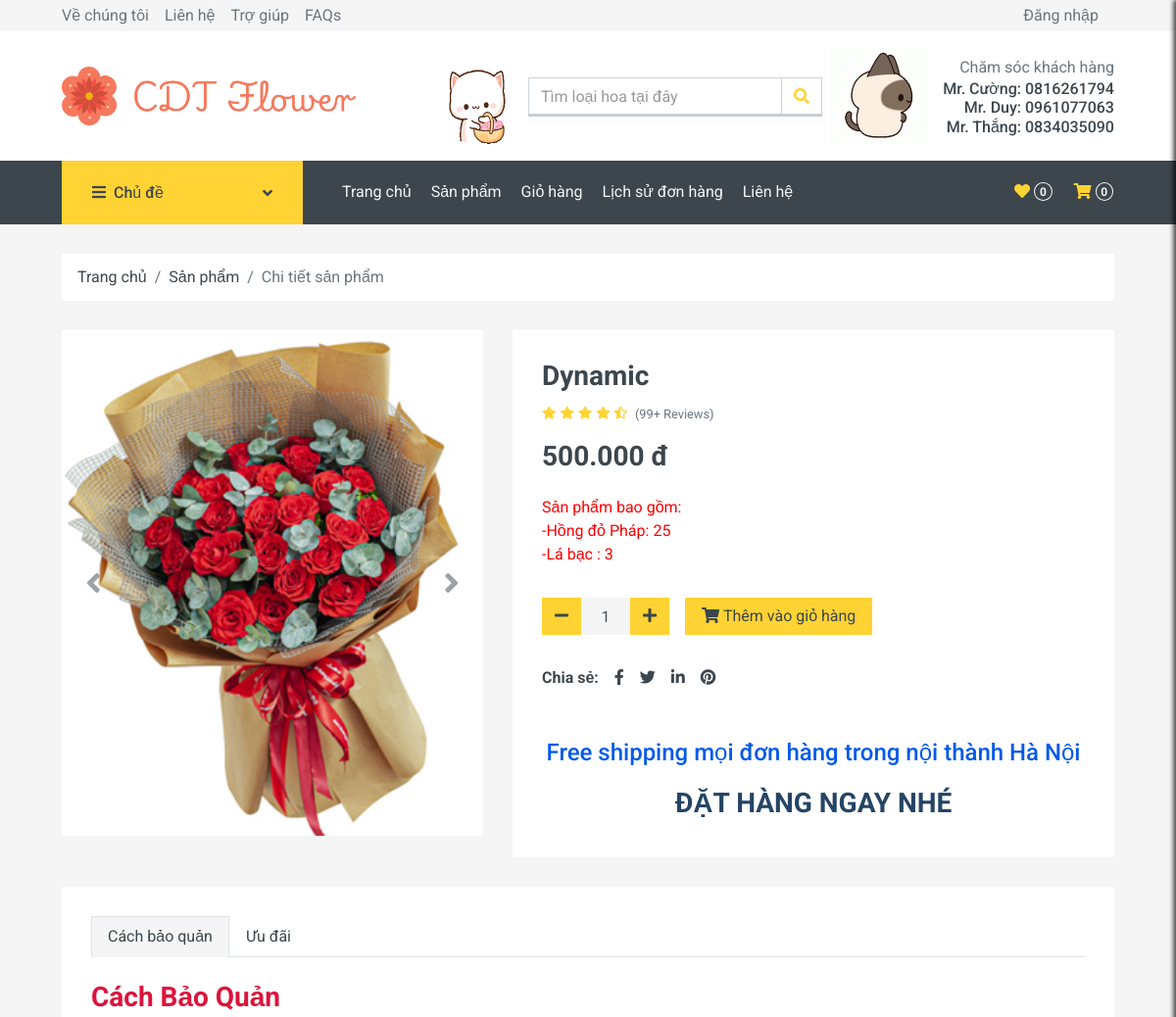
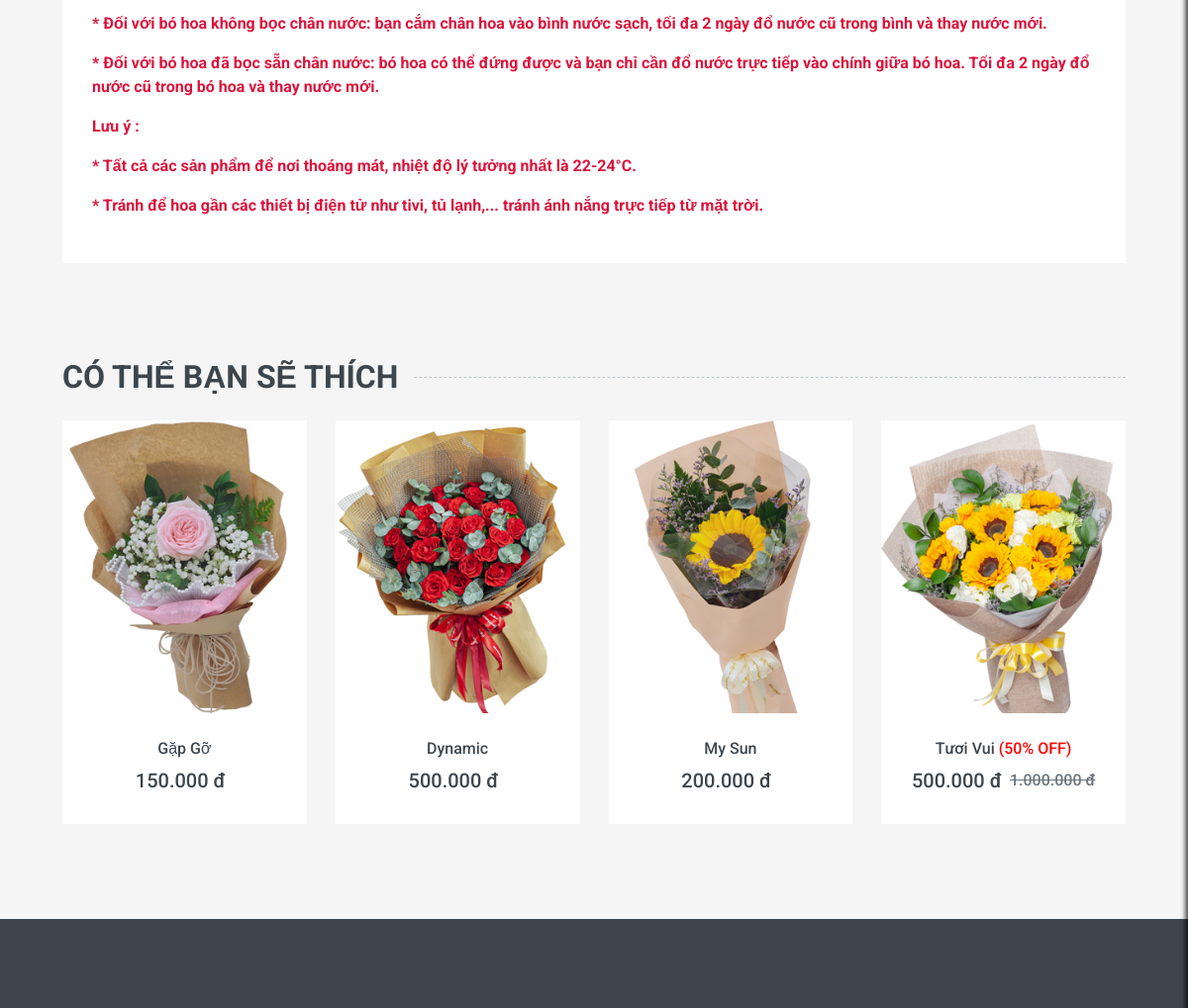
The app's page /detail.php?productName=Dynamic (upper part), older data (2 pictures, top to bottom).
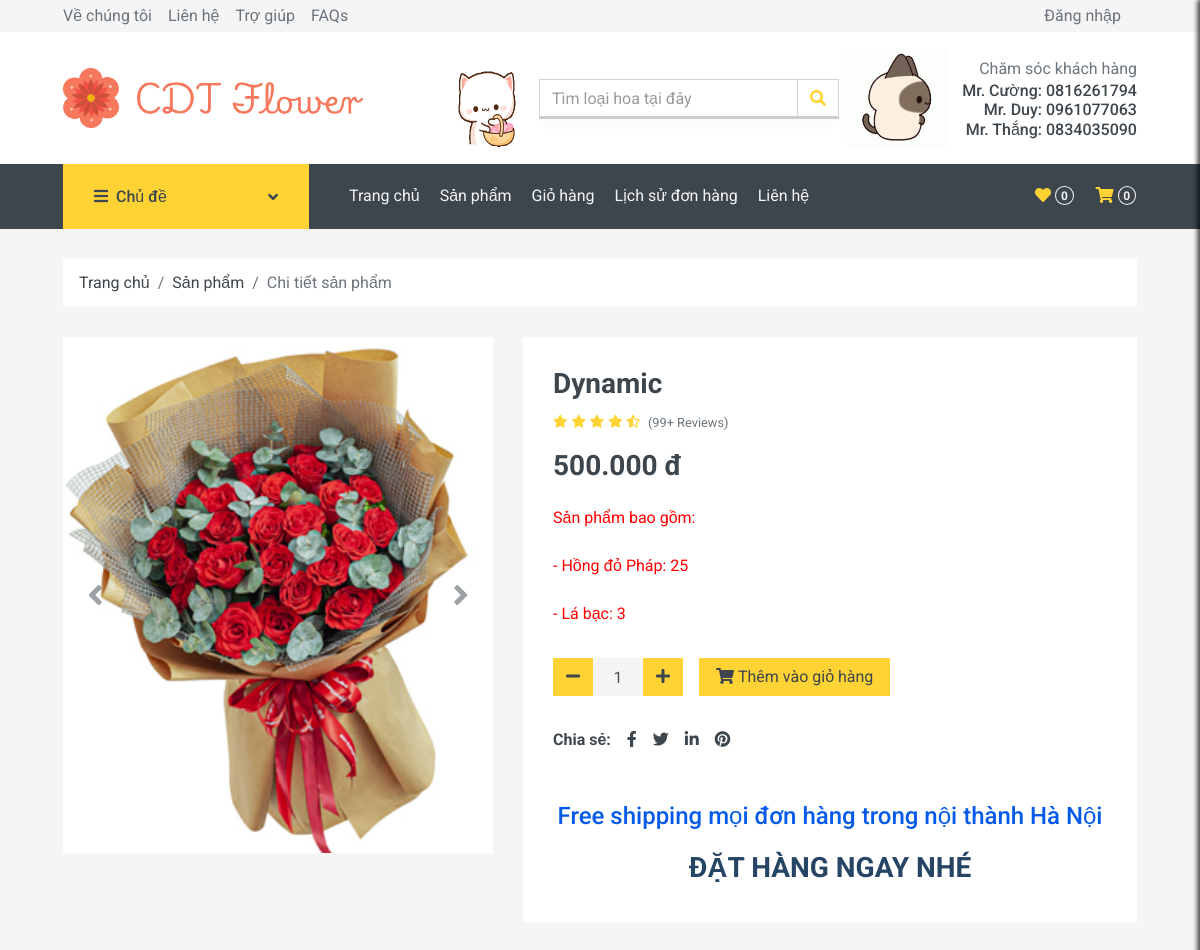
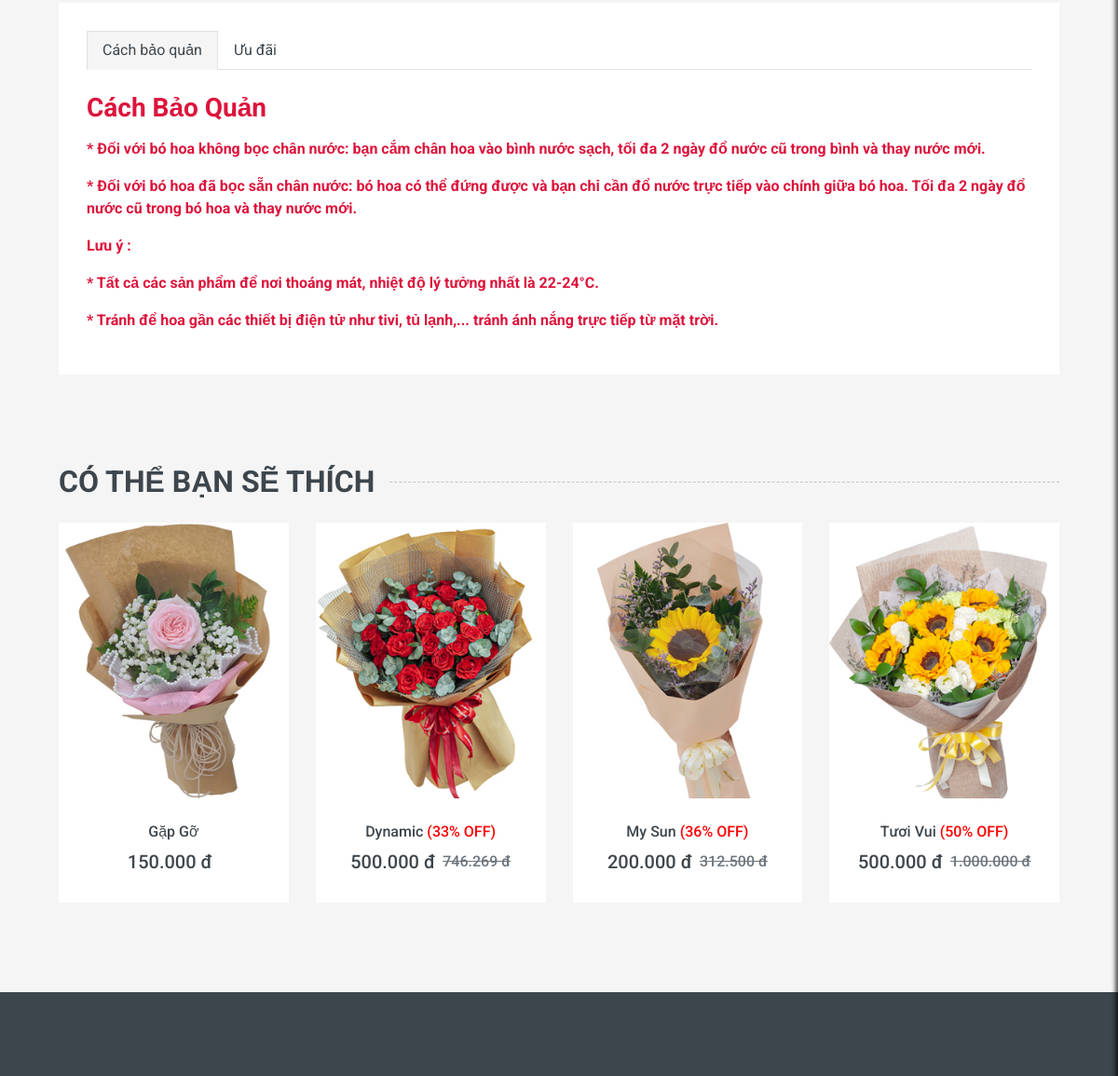
The same page, newer data (2 pictures, top to bottom).
### tables this page shows
CREATE TABLE `sanpham` (
  `MaSanPham` int(11) NOT NULL,
  `TenSanPham` varchar(200) NOT NULL,
  `MaDanhMuc` int(11) NOT NULL,
  `Mau` varchar(50) NOT NULL,
  `MoTa` text NOT NULL,
  `Gia` decimal(10,0) NOT NULL,
  `HinhAnh` varchar(200) NOT NULL,
  `TonKho` int(11) NOT NULL,
  `GiamGia` int(11) NOT NULL
);

### detail.php (the view, shortened to what the rows shown need)
<?php require_once ('header.php');?>
            <?php
            require_once('database/db_connect.php');
            if (isset($_GET['productName'])) {
                $productName = urldecode($_GET['productName']);
                $sql = "SELECT MaSanPham, TenSanPham, Gia, HinhAnh, MoTa FROM sanpham WHERE TenSanPham = ?";
                $stmt = $conn->prepare($sql);
                $stmt->bind_param("s", $productName);
                $stmt->execute();
                $result = $stmt->get_result();
                if ($result->num_rows > 0) {
                    $product = $result->fetch_assoc();
                } else {
                    echo "Không tìm thấy sản phẩm.";
                }
            } else {
                echo "Không có sản phẩm nào được chọn.";
            }
            ?>
    <?php if (!empty($product)): ?>
    <div class="container-fluid pb-5">
        <div class="row px-xl-5">
            <div class="col-lg-5 mb-30">
                <div id="product-carousel" class="carousel slide" data-ride="carousel">
                    <div class="carousel-inner bg-light">
                        <div class="carousel-item active">
                            <img class="w-100 h-100" src="<?php echo $product['HinhAnh']; ?>" alt="Image">
                        </div>
                    </div>
                    <a class="carousel-control-prev" href="#product-carousel" data-slide="prev">
                        <i class="fa fa-2x fa-angle-left text-dark"></i>
                    </a>
                    <a class="carousel-control-next" href="#product-carousel" data-slide="next">
                        <i class="fa fa-2x fa-angle-right text-dark"></i>
                    </a>
                </div>
            </div>
            <div class="col-lg-7 h-auto mb-30">
                <div class="h-100 bg-light p-30">
                    <h3><?php echo htmlspecialchars($product['TenSanPham']); ?></h3>
                    <div class="d-flex mb-3">
                        <div class="text-primary mr-2">
                            <small class="fas fa-star"></small>
                            <small class="fas fa-star"></small>
                            <small class="fas fa-star"></small>
                            <small class="fas fa-star"></small>
                            <small class="fas fa-star-half-alt"></small>
                        </div>
                        <small class="pt-1">(99+ Reviews)</small>
                    </div>
                    <h3 class="font-weight-semi-bold mb-4"><?php echo number_format($product['Gia'], 0, ',', '.') . " đ"; ?></h3>
                    <?php
                    $moTaFormatted = nl2br(str_replace('- ', '<br>- ', htmlspecialchars($product['MoTa'])));
                    ?>
                    <p class="mb-4" style="color: red;"><?php echo $moTaFormatted; ?></p>
                    <?php endif; ?>
                    <form>
                    <div class="d-flex align-items-center mb-4 pt-2">
                    </div>
                    </form>
                    <div class="d-flex pt-2 mb-3">
                        <strong class="text-dark mr-2">Chia sẻ:</strong>
                        <div class="d-inline-flex">
                        </div>
                    </div>
                    <h4 align="center" class="blink color-change" style="margin-top: 50px;">Free shipping mọi đơn hàng trong nội thành Hà Nội</h4>
                    <h3 align="center" class="blink color-change" style="margin-top: 20px;">ĐẶT HÀNG NGAY NHÉ</h3>
                </div>
            </div>
        </div>
    </div>
    <?php
        require_once('database/db_connect.php');
        $products = [];
        $sql = "SELECT * FROM sanpham ORDER BY RAND() LIMIT 8";
        $ketqua = mysqli_query($conn, $sql);
        while ($row = mysqli_fetch_row($ketqua)) {
            $products[] = $row;
        }
    ?>
    <div class="container-fluid py-5">
        <h2 class="section-title position-relative text-uppercase mx-xl-5 mb-4"><span class="bg-secondary pr-3">Có thể bạn sẽ thích</span></h2>
        <div class="row px-xl-5">
            <div class="col">
                <div class="owl-carousel related-carousel">
                    <?php
                        for ($i=0; $i < count($products); $i++) {
                    ?>
                    <div class="product-item bg-light">
                        <div class="product-img position-relative overflow-hidden">
                            <img class="img-fluid w-100" src="<?php echo $products[$i][6]; ?>" alt="">
                            <div class="product-action">
                            </div>
                        </div>
                        <div class="text-center py-4">
                            <a class="h6 text-decoration-none text-truncate" href="detail.php?productName=<?php echo urlencode($products[$i][1]); ?>"><?php echo $products[$i][1];
                            if (!empty($products[$i][8]) && $products[$i][8] > 0) {
                                echo '<span class="discount-badge"> (' . $products[$i][8] . '% OFF)</span>';
                            }
                            ?>
                            </a>
                            <div class="d-flex align-items-center justify-content-center mt-2">
                            <h5><?php echo number_format($products[$i][5], 0, ',', '.') . " đ"; ?></h5>
                            <h6 class="text-muted ml-2"><del>
                                <?php
                                        if ($products[$i][8] != 0) {
                                            $giachuagiam = $products[$i][5] / (1 - ($products[$i][8] / 100));
                                            echo "<del>" . number_format($giachuagiam, 0, ',', '.') . " đ</del>";
                                        }
                                    ?>
                                </del></h6>
                            </div>
                        </div>
                    </div>
                    <?php }  ?>
                </div>
            </div>
        </div>
    </div>
</body>
</html>

Row changes from the older to the newer data that the page shows:
changed sanpham "Dynamic": MoTa "Sản phẩm bao gồm: -Hồng đỏ Pháp: 25 -Lá bạc : 3" → "Sản phẩm bao gồm: - Hồng đỏ Pháp: 25 - Lá bạc: 3"; GiamGia (not shown) → "33"; giachuagiam (not shown) → "746.269"
changed sanpham "My Sun": GiamGia (not shown) → "36"; giachuagiam (not shown) → "312.500"
